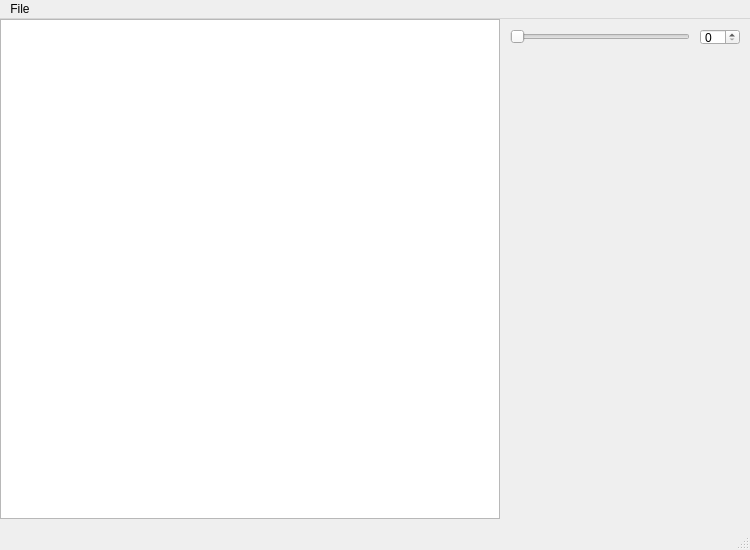
<?xml version="1.0" encoding="UTF-8"?>
<ui version="4.0">
 <class>MainWindow</class>
 <widget class="QMainWindow" name="MainWindow">
  <property name="geometry">
   <rect>
    <x>0</x>
    <y>0</y>
    <width>750</width>
    <height>550</height>
   </rect>
  </property>
  <property name="windowTitle">
   <string>MainWindow</string>
  </property>
  <widget class="QWidget" name="centralwidget">
   <widget class="QGraphicsView" name="graphicsView">
    <property name="geometry">
     <rect>
      <x>0</x>
      <y>0</y>
      <width>500</width>
      <height>500</height>
     </rect>
    </property>
   </widget>
   <widget class="QSpinBox" name="spinBox">
    <property name="geometry">
     <rect>
      <x>700</x>
      <y>10</y>
      <width>40</width>
      <height>16</height>
     </rect>
    </property>
   </widget>
   <widget class="QSlider" name="horizontalSlider">
    <property name="geometry">
     <rect>
      <x>510</x>
      <y>10</y>
      <width>180</width>
      <height>16</height>
     </rect>
    </property>
    <property name="orientation">
     <enum>Qt::Horizontal</enum>
    </property>
   </widget>
  </widget>
  <widget class="QMenuBar" name="menubar">
   <property name="geometry">
    <rect>
     <x>0</x>
     <y>0</y>
     <width>750</width>
     <height>22</height>
    </rect>
   </property>
   <widget class="QMenu" name="menuFile">
    <property name="title">
     <string>File</string>
    </property>
    <addaction name="actionOpen"/>
   </widget>
   <addaction name="menuFile"/>
  </widget>
  <widget class="QStatusBar" name="statusbar"/>
  <action name="actionOpen">
   <property name="text">
    <string>Open</string>
   </property>
  </action>
 </widget>
 <resources/>
 <connections/>
</ui>
